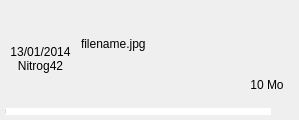
<?xml version="1.0" encoding="UTF-8"?>
<ui version="4.0">
 <class>HistoryElementView</class>
 <widget class="QWidget" name="HistoryElementView">
  <property name="geometry">
   <rect>
    <x>0</x>
    <y>0</y>
    <width>299</width>
    <height>120</height>
   </rect>
  </property>
  <property name="windowTitle">
   <string>Form</string>
  </property>
  <property name="toolTip">
   <string/>
  </property>
  <layout class="QVBoxLayout" name="verticalLayout">
   <property name="spacing">
    <number>0</number>
   </property>
   <property name="leftMargin">
    <number>5</number>
   </property>
   <property name="topMargin">
    <number>0</number>
   </property>
   <property name="rightMargin">
    <number>5</number>
   </property>
   <property name="bottomMargin">
    <number>0</number>
   </property>
   <item>
    <widget class="QStackedWidget" name="stackedWidget">
     <property name="currentIndex">
      <number>0</number>
     </property>
     <widget class="QWidget" name="filePage">
      <layout class="QVBoxLayout" name="verticalLayout_2">
       <property name="spacing">
        <number>6</number>
       </property>
       <property name="leftMargin">
        <number>0</number>
       </property>
       <property name="topMargin">
        <number>0</number>
       </property>
       <property name="rightMargin">
        <number>0</number>
       </property>
       <property name="bottomMargin">
        <number>0</number>
       </property>
       <item>
        <layout class="QHBoxLayout" name="fileTopLayout">
         <property name="spacing">
          <number>0</number>
         </property>
         <item>
          <spacer name="fileLeftSpacer">
           <property name="orientation">
            <enum>Qt::Horizontal</enum>
           </property>
           <property name="sizeType">
            <enum>QSizePolicy::Fixed</enum>
           </property>
           <property name="sizeHint" stdset="0">
            <size>
             <width>5</width>
             <height>20</height>
            </size>
           </property>
          </spacer>
         </item>
         <item>
          <layout class="QVBoxLayout" name="dateSizeLayout">
           <item>
            <spacer name="verticalSpacer_2">
             <property name="orientation">
              <enum>Qt::Vertical</enum>
             </property>
             <property name="sizeType">
              <enum>QSizePolicy::MinimumExpanding</enum>
             </property>
             <property name="sizeHint" stdset="0">
              <size>
               <width>0</width>
               <height>0</height>
              </size>
             </property>
            </spacer>
           </item>
           <item>
            <layout class="QHBoxLayout" name="horizontalLayout">
             <item>
              <spacer name="horizontalSpacer">
               <property name="orientation">
                <enum>Qt::Horizontal</enum>
               </property>
               <property name="sizeType">
                <enum>QSizePolicy::Preferred</enum>
               </property>
               <property name="sizeHint" stdset="0">
                <size>
                 <width>0</width>
                 <height>20</height>
                </size>
               </property>
              </spacer>
             </item>
             <item>
              <widget class="QLabel" name="fileIcon">
               <property name="minimumSize">
                <size>
                 <width>16</width>
                 <height>16</height>
                </size>
               </property>
               <property name="maximumSize">
                <size>
                 <width>16</width>
                 <height>16</height>
                </size>
               </property>
               <property name="text">
                <string/>
               </property>
               <property name="pixmap">
                <pixmap resource="../../../resources.qrc">:/folderIconFlat</pixmap>
               </property>
               <property name="scaledContents">
                <bool>true</bool>
               </property>
              </widget>
             </item>
             <item>
              <spacer name="horizontalSpacer_2">
               <property name="orientation">
                <enum>Qt::Horizontal</enum>
               </property>
               <property name="sizeType">
                <enum>QSizePolicy::Preferred</enum>
               </property>
               <property name="sizeHint" stdset="0">
                <size>
                 <width>0</width>
                 <height>20</height>
                </size>
               </property>
              </spacer>
             </item>
            </layout>
           </item>
           <item>
            <widget class="QLabel" name="fileDate">
             <property name="text">
              <string>13/01/2014</string>
             </property>
             <property name="alignment">
              <set>Qt::AlignCenter</set>
             </property>
            </widget>
           </item>
           <item>
            <widget class="QLabel" name="fileUserLabel">
             <property name="text">
              <string>Nitrog42</string>
             </property>
             <property name="alignment">
              <set>Qt::AlignCenter</set>
             </property>
            </widget>
           </item>
           <item>
            <spacer name="verticalSpacer">
             <property name="orientation">
              <enum>Qt::Vertical</enum>
             </property>
             <property name="sizeType">
              <enum>QSizePolicy::MinimumExpanding</enum>
             </property>
             <property name="sizeHint" stdset="0">
              <size>
               <width>0</width>
               <height>0</height>
              </size>
             </property>
            </spacer>
           </item>
          </layout>
         </item>
         <item>
          <spacer name="horizontalSpacer_9">
           <property name="orientation">
            <enum>Qt::Horizontal</enum>
           </property>
           <property name="sizeType">
            <enum>QSizePolicy::Fixed</enum>
           </property>
           <property name="sizeHint" stdset="0">
            <size>
             <width>10</width>
             <height>20</height>
            </size>
           </property>
          </spacer>
         </item>
         <item>
          <layout class="QVBoxLayout" name="verticalLayout_5">
           <property name="spacing">
            <number>0</number>
           </property>
           <item>
            <spacer name="verticalSpacer_3">
             <property name="orientation">
              <enum>Qt::Vertical</enum>
             </property>
             <property name="sizeType">
              <enum>QSizePolicy::Fixed</enum>
             </property>
             <property name="sizeHint" stdset="0">
              <size>
               <width>20</width>
               <height>10</height>
              </size>
             </property>
            </spacer>
           </item>
           <item>
            <spacer name="verticalSpacer_14">
             <property name="orientation">
              <enum>Qt::Vertical</enum>
             </property>
             <property name="sizeType">
              <enum>QSizePolicy::MinimumExpanding</enum>
             </property>
             <property name="sizeHint" stdset="0">
              <size>
               <width>20</width>
               <height>0</height>
              </size>
             </property>
            </spacer>
           </item>
           <item>
            <layout class="QHBoxLayout" name="horizontalLayout_5">
             <item>
              <widget class="QLabel" name="fileName">
               <property name="text">
                <string>filename.jpg</string>
               </property>
               <property name="margin">
                <number>0</number>
               </property>
              </widget>
             </item>
             <item>
              <spacer name="horizontalSpacer_13">
               <property name="orientation">
                <enum>Qt::Horizontal</enum>
               </property>
               <property name="sizeHint" stdset="0">
                <size>
                 <width>40</width>
                 <height>0</height>
                </size>
               </property>
              </spacer>
             </item>
            </layout>
           </item>
           <item>
            <spacer name="verticalSpacer_4">
             <property name="orientation">
              <enum>Qt::Vertical</enum>
             </property>
             <property name="sizeType">
              <enum>QSizePolicy::MinimumExpanding</enum>
             </property>
             <property name="sizeHint" stdset="0">
              <size>
               <width>20</width>
               <height>0</height>
              </size>
             </property>
            </spacer>
           </item>
           <item>
            <layout class="QHBoxLayout" name="horizontalLayout_4">
             <item>
              <spacer name="horizontalSpacer_12">
               <property name="orientation">
                <enum>Qt::Horizontal</enum>
               </property>
               <property name="sizeHint" stdset="0">
                <size>
                 <width>40</width>
                 <height>0</height>
                </size>
               </property>
              </spacer>
             </item>
             <item>
              <widget class="QLabel" name="fileSize">
               <property name="text">
                <string>10 Mo</string>
               </property>
               <property name="alignment">
                <set>Qt::AlignCenter</set>
               </property>
              </widget>
             </item>
             <item>
              <spacer name="horizontalSpacer_16">
               <property name="orientation">
                <enum>Qt::Horizontal</enum>
               </property>
               <property name="sizeType">
                <enum>QSizePolicy::Fixed</enum>
               </property>
               <property name="sizeHint" stdset="0">
                <size>
                 <width>10</width>
                 <height>0</height>
                </size>
               </property>
              </spacer>
             </item>
            </layout>
           </item>
           <item>
            <spacer name="verticalSpacer_13">
             <property name="orientation">
              <enum>Qt::Vertical</enum>
             </property>
             <property name="sizeType">
              <enum>QSizePolicy::Fixed</enum>
             </property>
             <property name="sizeHint" stdset="0">
              <size>
               <width>20</width>
               <height>5</height>
              </size>
             </property>
            </spacer>
           </item>
          </layout>
         </item>
        </layout>
       </item>
       <item>
        <layout class="QHBoxLayout" name="fileProgressLayout">
         <item>
          <widget class="QProgressBar" name="progressBar">
           <property name="styleSheet">
            <string notr="true">QProgressBar {
    border: 0px solid grey;
    max-height: 7px;
}</string>
           </property>
           <property name="value">
            <number>0</number>
           </property>
           <property name="textVisible">
            <bool>false</bool>
           </property>
           <property name="format">
            <string/>
           </property>
          </widget>
         </item>
         <item>
          <widget class="QPushButton" name="cancelButton">
           <property name="minimumSize">
            <size>
             <width>17</width>
             <height>17</height>
            </size>
           </property>
           <property name="maximumSize">
            <size>
             <width>17</width>
             <height>17</height>
            </size>
           </property>
           <property name="toolTip">
            <string>Annuler le transfert</string>
           </property>
           <property name="styleSheet">
            <string notr="true">QPushButton#cancelButton
{
	background: url(:/images/icons/cross_gray.png) no-repeat right top;
}

QPushButton#cancelButton:hover
{
	background: url(:/images/icons/cross_red.png) no-repeat right top;
}

QPushButton:flat {
     border: none; /* no border for a flat push button */
 }</string>
           </property>
           <property name="text">
            <string/>
           </property>
           <property name="flat">
            <bool>true</bool>
           </property>
          </widget>
         </item>
        </layout>
       </item>
      </layout>
     </widget>
     <widget class="QWidget" name="textPage">
      <layout class="QVBoxLayout" name="verticalLayout_3">
       <property name="spacing">
        <number>0</number>
       </property>
       <property name="leftMargin">
        <number>0</number>
       </property>
       <property name="topMargin">
        <number>0</number>
       </property>
       <property name="rightMargin">
        <number>0</number>
       </property>
       <property name="bottomMargin">
        <number>0</number>
       </property>
       <item>
        <layout class="QHBoxLayout" name="textTopSpacer">
         <property name="spacing">
          <number>0</number>
         </property>
         <item>
          <spacer name="horizontalSpacer_4">
           <property name="orientation">
            <enum>Qt::Horizontal</enum>
           </property>
           <property name="sizeType">
            <enum>QSizePolicy::Fixed</enum>
           </property>
           <property name="sizeHint" stdset="0">
            <size>
             <width>5</width>
             <height>20</height>
            </size>
           </property>
          </spacer>
         </item>
         <item>
          <layout class="QVBoxLayout" name="verticalLayout_6">
           <item>
            <spacer name="verticalSpacer_6">
             <property name="orientation">
              <enum>Qt::Vertical</enum>
             </property>
             <property name="sizeType">
              <enum>QSizePolicy::MinimumExpanding</enum>
             </property>
             <property name="sizeHint" stdset="0">
              <size>
               <width>20</width>
               <height>0</height>
              </size>
             </property>
            </spacer>
           </item>
           <item>
            <layout class="QHBoxLayout" name="horizontalLayout_2">
             <item>
              <spacer name="horizontalSpacer_3">
               <property name="orientation">
                <enum>Qt::Horizontal</enum>
               </property>
               <property name="sizeType">
                <enum>QSizePolicy::Preferred</enum>
               </property>
               <property name="sizeHint" stdset="0">
                <size>
                 <width>0</width>
                 <height>20</height>
                </size>
               </property>
              </spacer>
             </item>
             <item>
              <widget class="QLabel" name="textIcon">
               <property name="minimumSize">
                <size>
                 <width>16</width>
                 <height>16</height>
                </size>
               </property>
               <property name="maximumSize">
                <size>
                 <width>16</width>
                 <height>16</height>
                </size>
               </property>
               <property name="text">
                <string/>
               </property>
               <property name="pixmap">
                <pixmap resource="../../../resources.qrc">:/images/flat/pencil-flat.png</pixmap>
               </property>
               <property name="scaledContents">
                <bool>true</bool>
               </property>
              </widget>
             </item>
             <item>
              <spacer name="horizontalSpacer_5">
               <property name="orientation">
                <enum>Qt::Horizontal</enum>
               </property>
               <property name="sizeType">
                <enum>QSizePolicy::Preferred</enum>
               </property>
               <property name="sizeHint" stdset="0">
                <size>
                 <width>0</width>
                 <height>20</height>
                </size>
               </property>
              </spacer>
             </item>
            </layout>
           </item>
           <item>
            <widget class="QLabel" name="textDate">
             <property name="text">
              <string>13/01/2014</string>
             </property>
             <property name="alignment">
              <set>Qt::AlignCenter</set>
             </property>
            </widget>
           </item>
           <item>
            <widget class="QLabel" name="textUserLabel">
             <property name="text">
              <string>Kinoko</string>
             </property>
             <property name="alignment">
              <set>Qt::AlignCenter</set>
             </property>
            </widget>
           </item>
           <item>
            <spacer name="verticalSpacer_5">
             <property name="orientation">
              <enum>Qt::Vertical</enum>
             </property>
             <property name="sizeType">
              <enum>QSizePolicy::MinimumExpanding</enum>
             </property>
             <property name="sizeHint" stdset="0">
              <size>
               <width>20</width>
               <height>0</height>
              </size>
             </property>
            </spacer>
           </item>
          </layout>
         </item>
         <item>
          <spacer name="horizontalSpacer_14">
           <property name="orientation">
            <enum>Qt::Horizontal</enum>
           </property>
           <property name="sizeType">
            <enum>QSizePolicy::Fixed</enum>
           </property>
           <property name="sizeHint" stdset="0">
            <size>
             <width>10</width>
             <height>20</height>
            </size>
           </property>
          </spacer>
         </item>
         <item>
          <layout class="QVBoxLayout" name="verticalLayout_7">
           <item>
            <spacer name="verticalSpacer_7">
             <property name="orientation">
              <enum>Qt::Vertical</enum>
             </property>
             <property name="sizeType">
              <enum>QSizePolicy::MinimumExpanding</enum>
             </property>
             <property name="sizeHint" stdset="0">
              <size>
               <width>20</width>
               <height>0</height>
              </size>
             </property>
            </spacer>
           </item>
           <item>
            <widget class="QLabel" name="text">
             <property name="sizePolicy">
              <sizepolicy hsizetype="Preferred" vsizetype="Preferred">
               <horstretch>0</horstretch>
               <verstretch>0</verstretch>
              </sizepolicy>
             </property>
             <property name="text">
              <string>Received text</string>
             </property>
            </widget>
           </item>
           <item>
            <spacer name="verticalSpacer_8">
             <property name="orientation">
              <enum>Qt::Vertical</enum>
             </property>
             <property name="sizeType">
              <enum>QSizePolicy::MinimumExpanding</enum>
             </property>
             <property name="sizeHint" stdset="0">
              <size>
               <width>20</width>
               <height>0</height>
              </size>
             </property>
            </spacer>
           </item>
          </layout>
         </item>
         <item>
          <spacer name="horizontalSpacer_10">
           <property name="orientation">
            <enum>Qt::Horizontal</enum>
           </property>
           <property name="sizeHint" stdset="0">
            <size>
             <width>40</width>
             <height>20</height>
            </size>
           </property>
          </spacer>
         </item>
        </layout>
       </item>
      </layout>
     </widget>
     <widget class="QWidget" name="urlPage">
      <layout class="QVBoxLayout" name="verticalLayout_4">
       <property name="spacing">
        <number>0</number>
       </property>
       <property name="leftMargin">
        <number>0</number>
       </property>
       <property name="topMargin">
        <number>0</number>
       </property>
       <property name="rightMargin">
        <number>0</number>
       </property>
       <property name="bottomMargin">
        <number>0</number>
       </property>
       <item>
        <layout class="QHBoxLayout" name="urlTopSpacer">
         <property name="spacing">
          <number>0</number>
         </property>
         <item>
          <spacer name="horizontalSpacer_6">
           <property name="orientation">
            <enum>Qt::Horizontal</enum>
           </property>
           <property name="sizeType">
            <enum>QSizePolicy::Fixed</enum>
           </property>
           <property name="sizeHint" stdset="0">
            <size>
             <width>5</width>
             <height>20</height>
            </size>
           </property>
          </spacer>
         </item>
         <item>
          <layout class="QVBoxLayout" name="verticalLayout_9">
           <item>
            <spacer name="verticalSpacer_12">
             <property name="orientation">
              <enum>Qt::Vertical</enum>
             </property>
             <property name="sizeType">
              <enum>QSizePolicy::MinimumExpanding</enum>
             </property>
             <property name="sizeHint" stdset="0">
              <size>
               <width>20</width>
               <height>0</height>
              </size>
             </property>
            </spacer>
           </item>
           <item>
            <layout class="QHBoxLayout" name="horizontalLayout_3">
             <item>
              <spacer name="horizontalSpacer_7">
               <property name="orientation">
                <enum>Qt::Horizontal</enum>
               </property>
               <property name="sizeType">
                <enum>QSizePolicy::Preferred</enum>
               </property>
               <property name="sizeHint" stdset="0">
                <size>
                 <width>0</width>
                 <height>20</height>
                </size>
               </property>
              </spacer>
             </item>
             <item>
              <widget class="QLabel" name="urlIcon">
               <property name="minimumSize">
                <size>
                 <width>16</width>
                 <height>16</height>
                </size>
               </property>
               <property name="maximumSize">
                <size>
                 <width>16</width>
                 <height>16</height>
                </size>
               </property>
               <property name="text">
                <string/>
               </property>
               <property name="pixmap">
                <pixmap resource="../../../resources.qrc">:/images/flat/link-flat.png</pixmap>
               </property>
               <property name="scaledContents">
                <bool>true</bool>
               </property>
              </widget>
             </item>
             <item>
              <spacer name="horizontalSpacer_8">
               <property name="orientation">
                <enum>Qt::Horizontal</enum>
               </property>
               <property name="sizeType">
                <enum>QSizePolicy::Preferred</enum>
               </property>
               <property name="sizeHint" stdset="0">
                <size>
                 <width>0</width>
                 <height>20</height>
                </size>
               </property>
              </spacer>
             </item>
            </layout>
           </item>
           <item>
            <widget class="QLabel" name="urlDate">
             <property name="text">
              <string>13/01/2014</string>
             </property>
             <property name="alignment">
              <set>Qt::AlignCenter</set>
             </property>
            </widget>
           </item>
           <item>
            <widget class="QLabel" name="urlUserLabel">
             <property name="text">
              <string>Drusy</string>
             </property>
             <property name="alignment">
              <set>Qt::AlignCenter</set>
             </property>
            </widget>
           </item>
           <item>
            <spacer name="verticalSpacer_11">
             <property name="orientation">
              <enum>Qt::Vertical</enum>
             </property>
             <property name="sizeType">
              <enum>QSizePolicy::MinimumExpanding</enum>
             </property>
             <property name="sizeHint" stdset="0">
              <size>
               <width>20</width>
               <height>0</height>
              </size>
             </property>
            </spacer>
           </item>
          </layout>
         </item>
         <item>
          <spacer name="horizontalSpacer_15">
           <property name="orientation">
            <enum>Qt::Horizontal</enum>
           </property>
           <property name="sizeType">
            <enum>QSizePolicy::Fixed</enum>
           </property>
           <property name="sizeHint" stdset="0">
            <size>
             <width>10</width>
             <height>20</height>
            </size>
           </property>
          </spacer>
         </item>
         <item>
          <layout class="QVBoxLayout" name="verticalLayout_8">
           <item>
            <spacer name="verticalSpacer_9">
             <property name="orientation">
              <enum>Qt::Vertical</enum>
             </property>
             <property name="sizeType">
              <enum>QSizePolicy::MinimumExpanding</enum>
             </property>
             <property name="sizeHint" stdset="0">
              <size>
               <width>20</width>
               <height>0</height>
              </size>
             </property>
            </spacer>
           </item>
           <item>
            <widget class="QLabel" name="url">
             <property name="sizePolicy">
              <sizepolicy hsizetype="Preferred" vsizetype="Preferred">
               <horstretch>0</horstretch>
               <verstretch>0</verstretch>
              </sizepolicy>
             </property>
             <property name="text">
              <string>Received url</string>
             </property>
             <property name="wordWrap">
              <bool>true</bool>
             </property>
             <property name="margin">
              <number>0</number>
             </property>
             <property name="openExternalLinks">
              <bool>true</bool>
             </property>
            </widget>
           </item>
           <item>
            <spacer name="verticalSpacer_10">
             <property name="orientation">
              <enum>Qt::Vertical</enum>
             </property>
             <property name="sizeType">
              <enum>QSizePolicy::MinimumExpanding</enum>
             </property>
             <property name="sizeHint" stdset="0">
              <size>
               <width>20</width>
               <height>0</height>
              </size>
             </property>
            </spacer>
           </item>
          </layout>
         </item>
         <item>
          <spacer name="horizontalSpacer_11">
           <property name="orientation">
            <enum>Qt::Horizontal</enum>
           </property>
           <property name="sizeHint" stdset="0">
            <size>
             <width>40</width>
             <height>20</height>
            </size>
           </property>
          </spacer>
         </item>
        </layout>
       </item>
      </layout>
     </widget>
    </widget>
   </item>
  </layout>
 </widget>
 <resources>
  <include location="../../../resources.qrc"/>
 </resources>
 <connections/>
</ui>
